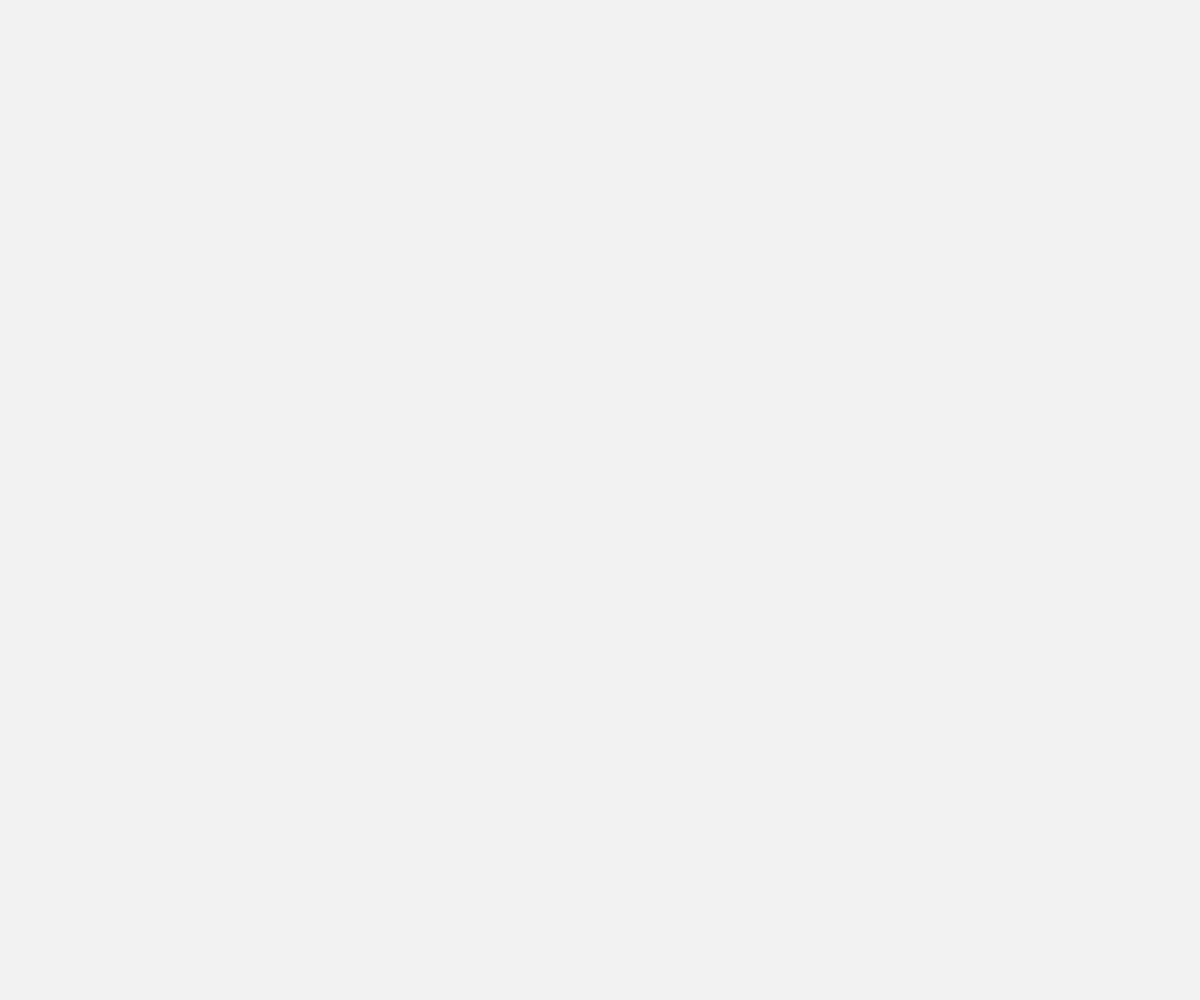
Frame 1 (no input)
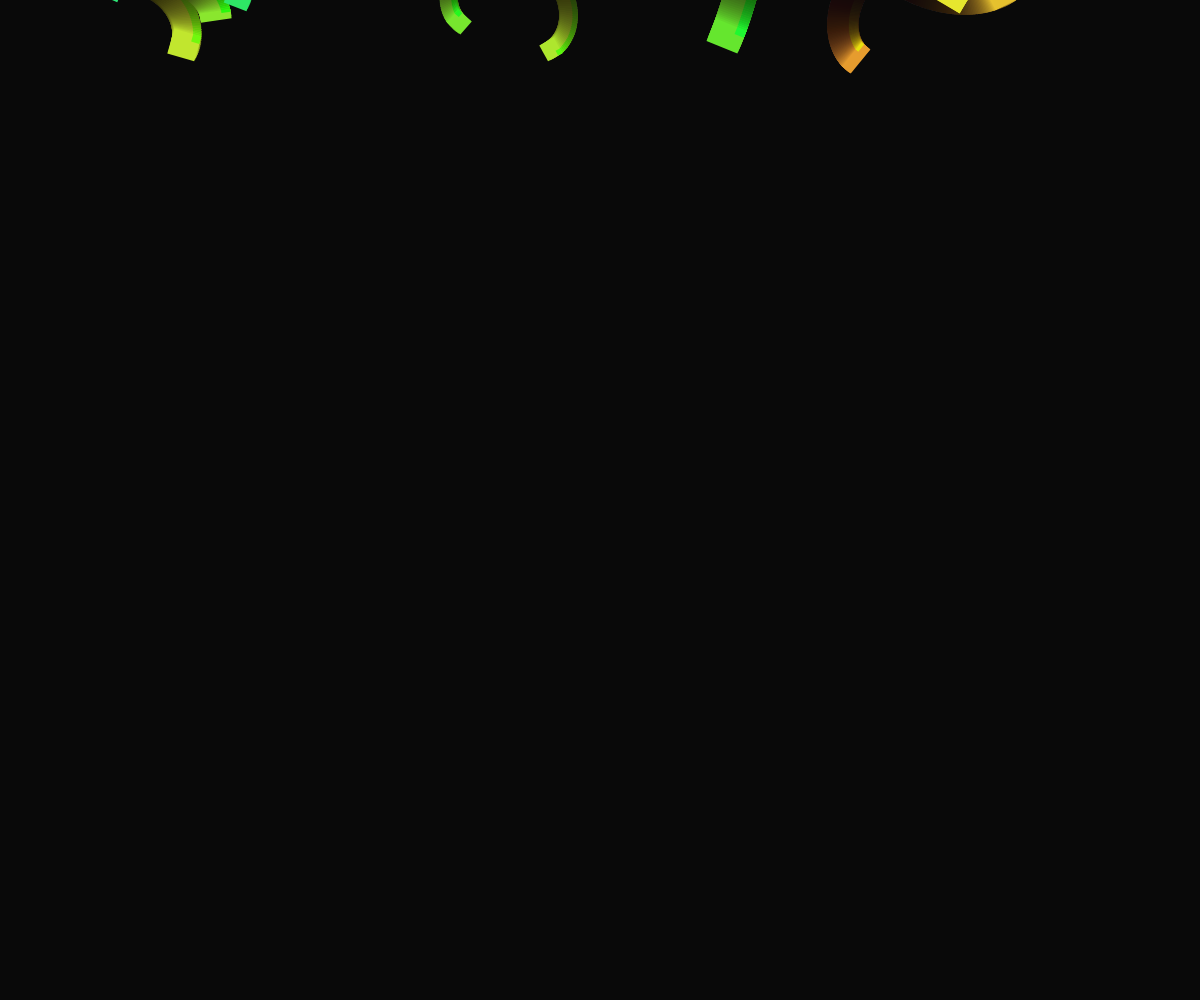
Frame 60 (no input)
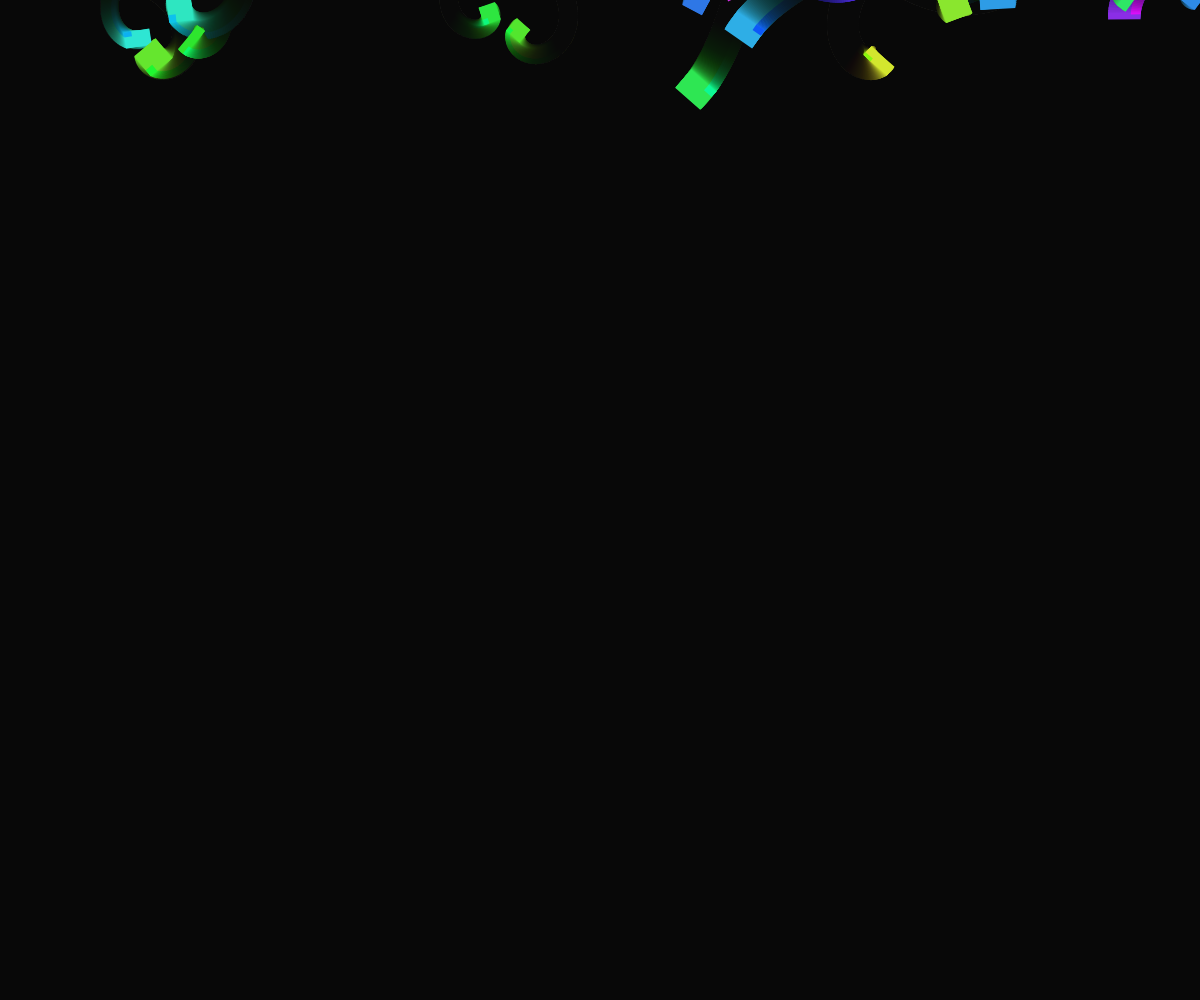
Frame 120 (the mouse pressed at the canvas centre since frame 60)

The p5.js sketch that drew these frames (run headless with seeded random() and noise() and a simulated clock; from frame 60 on, the mouse is pressed at the canvas centre):

// p5.js sketch
// ── sketch.js
let blocks = [];
const gravity = 0.2;
const friction = 0.98;
const bounceFactor = 0.7;
const maxBlocks = 300;

function setup() {
  createCanvas(windowWidth, windowHeight);
  noStroke();
  colorMode(HSB, 360, 100, 100, 1);
}

function draw() {
  background(0, 0, 0, 0.05); // Semi-transparent background for trail effect

  // Add new blocks occasionally
  if (frameCount % 3 === 0 && blocks.length < maxBlocks) {
    addBlock();
  }

  // Update and display blocks
  for (let i = blocks.length - 1; i >= 0; i--) {
    const b = blocks[i];
    b.update();
    b.display();

    // Remove blocks that fall off screen
    if (b.y > height + 50 || b.x < -50 || b.x > width + 50) {
      blocks.splice(i, 1);
    }
  }
}

function addBlock() {
  const x = random(width);
  const y = -20;
  const w = random(8, 30);
  const h = random(15, 40);
  const angle = random(TWO_PI);
  const speed = random(0.5, 3);
  const hue = (frameCount * 2) % 360;
  const irregularity = random(0.8, 1.2);

  blocks.push({
    x: x,
    y: y,
    w: w,
    h: h,
    angle: angle,
    rotation: random(-0.05, 0.05),
    speed: speed,
    hue: hue,
    irregularity: irregularity,
    update: function() {
      this.x += cos(this.angle) * this.speed;
      this.y += sin(this.angle) * this.speed;
      this.angle += this.rotation;
      this.speed *= friction;

      // Bounce off walls
      if (this.x < 0 || this.x > width) {
        this.angle = PI - this.angle;
        this.speed *= bounceFactor;
      }
    },
    display: function() {
      push();
      translate(this.x, this.y);
      rotate(this.angle);
      
      // Create metallic sheen using HSB
      const baseHue = (this.hue + frameCount * 0.5) % 360;
      fill(baseHue, 80, 90);
      rect(-this.w/2, -this.h/2, this.w * this.irregularity, this.h * this.irregularity);
      
      // Add metallic shine
      const shineHue = (baseHue + 30) % 360;
      fill(shineHue, 100, 100, 0.7);
      rect(-this.w/2, -this.h/2, this.w * this.irregularity * 0.3, this.h * this.irregularity * 0.3);
      
      pop();
    }
  });
}

function windowResized() {
  resizeCanvas(windowWidth, windowHeight);
}
